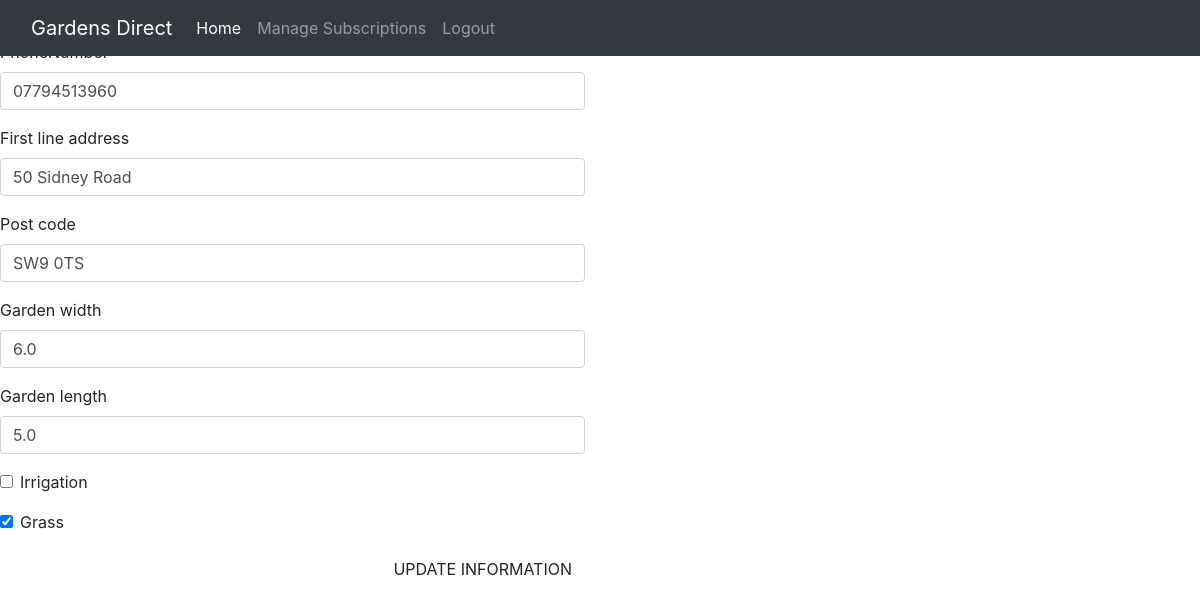
Screenshot of /profile/ (signed in) with the database file from the repository.
### profiles/models.py (models this page shows, shortened)
class UserProfile(models.Model):
    user = models.OneToOneField(User, on_delete=models.CASCADE)
    phoneNumber = models.CharField(max_length=20, null=True,blank=True)
    First_line_address = models.CharField(max_length=80,null=True,blank=True)
    Post_code = models.CharField(max_length=20,null=True,blank=True)
    garden_width = models.FloatField(default=0,blank=True)
    garden_length = models.FloatField(default=0,blank=True)
    irrigation = models.BooleanField(default=False)
    grass = models.BooleanField(default=False)
    quote = models.FloatField(default=0,editable=True,blank=True)

### profiles/views.py (the view)
# urls.py: path('profile/', include('profiles.urls')),
@login_required
def profile(request):
    profile = get_object_or_404(UserProfile,user=request.user)
    if request.method=='POST':
        form = UserProfileForm(request.POST,instance=profile)
        if form.is_valid():
            form.save()
            messages.success(request, 'Profile updated successfully')
        else:
            messages.error(request,
                           ('update failed'))
    else:
        form = UserProfileForm(instance=profile)
    template = 'profiles/profile.html'
    context = {
        'form':form,
    }
    return render(request,template,context)

### profiles/forms.py
class UserProfileForm(forms.ModelForm):
    class Meta:
        model = UserProfile
        exclude = ('user','quote')
    def __init__(self, *args, **kwargs):
        super().__init__(*args, **kwargs)

### profiles/templates/profiles/profile.html (shortened to what this page needs)
{% extends "base.html" %}
{% load static %}
{% load crispy_forms_tags %}
{% block content %}
<div class="row">
    <div class="col-12 col-lg-6">
        <p class="text-muted">Default Delivery Information</p>
        <form class="mt-3" action="{% url 'profile' %}" method="POST" id="profile-update-form">
            {{ form|crispy }}
            <button class="btn btn-black rounded-0 text-uppercase float-right">Update Information</button>
        </form>
    </div>
{% endblock %}

### static/css/base.css (style rules this page uses)
html { height:100% }
body { font-family: 'Lato'; }

### rows the page displays
UserProfile: phoneNumber "07794513960", First_line_address "50 Sidney Road", Post_code "SW9 0TS", garden_width "6.0", garden_length "5.0", grass "☑"
